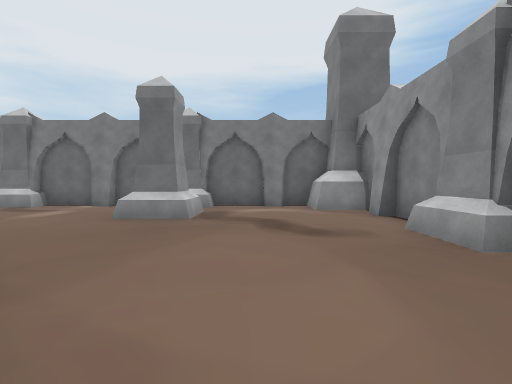
[1] (above)

23 first-person views from a walk through a Unity game level. The camera is 1.4 m above the floor, tilts 2° down and sees 85° across. The floor is counted in squares, 2 m on a side. Each view is taken from the middle of a square. On the plan, view 1 faces up. The plan holds only what a view shows up to about 9 squares ahead; the rest is blank. The place goes on beyond the plan. The player is left out. Some surface patterns are stand-ins.

[2]
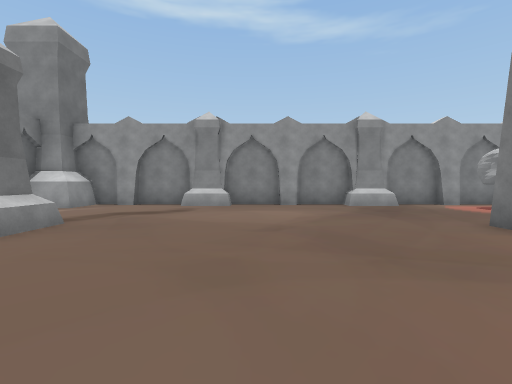

[3]
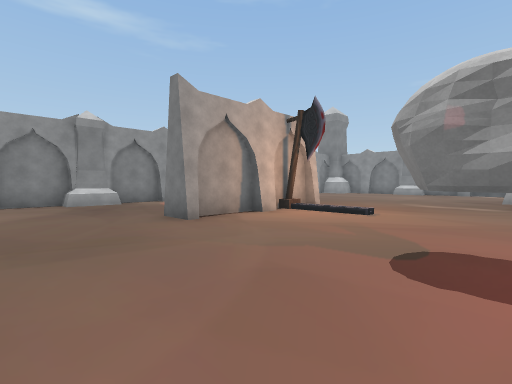

[4]
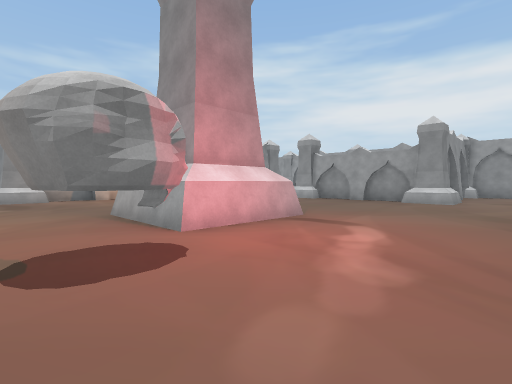

[5]
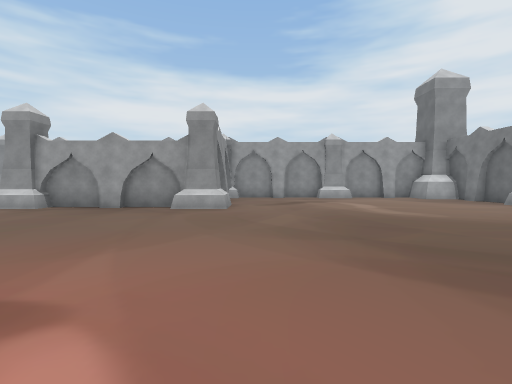

[6]
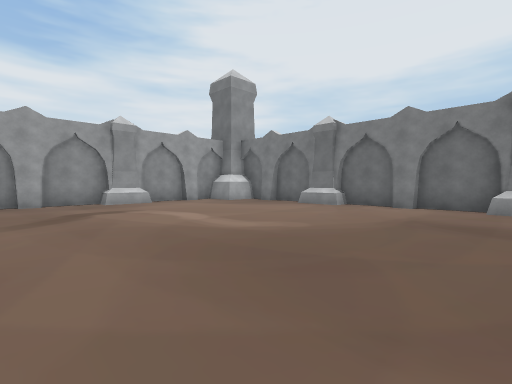

[7]
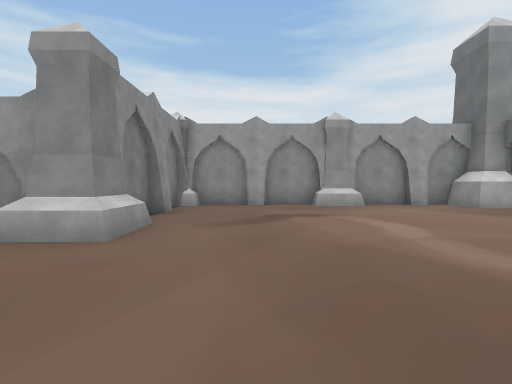

[8]
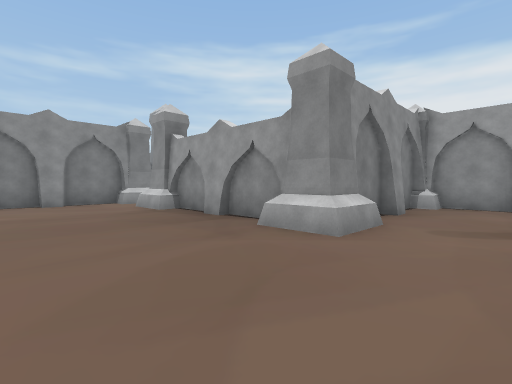

[9]
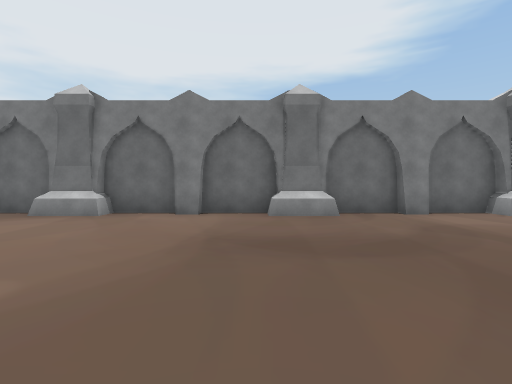

[10]
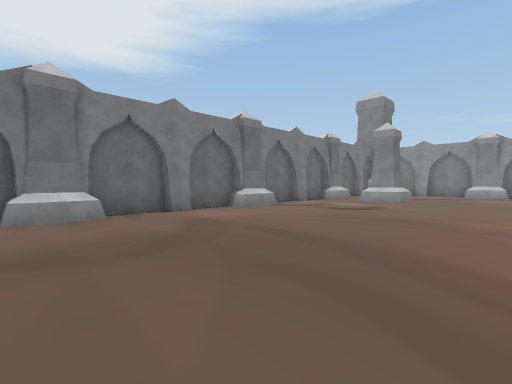

[11]
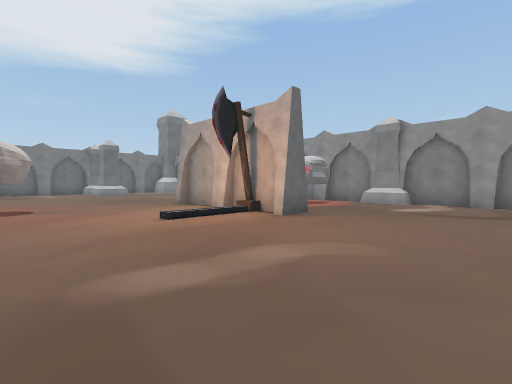

[12]
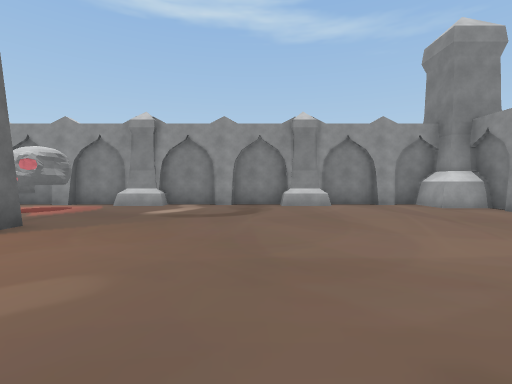

[13]
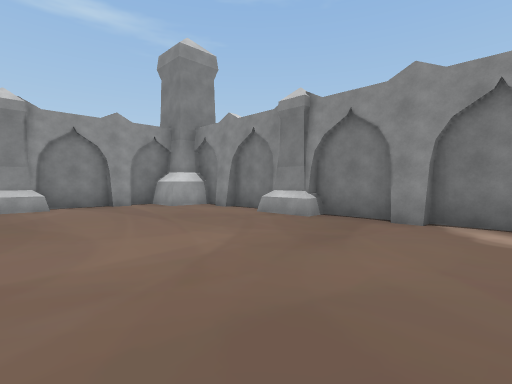

[14]
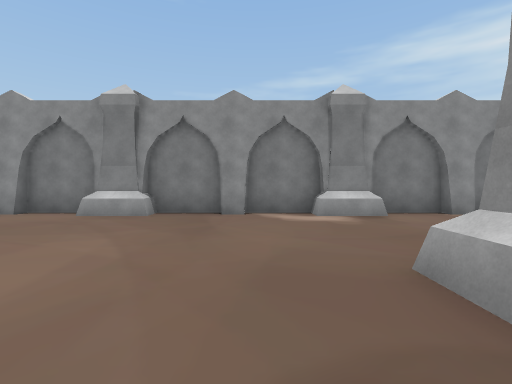

[15]
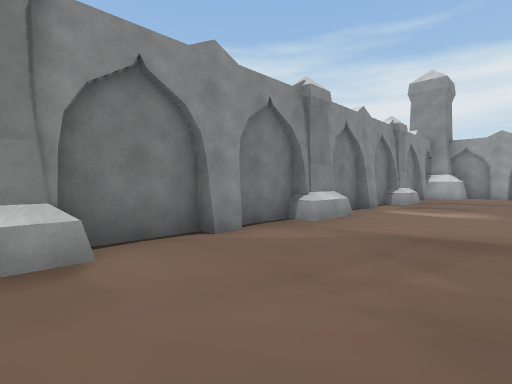

[16]
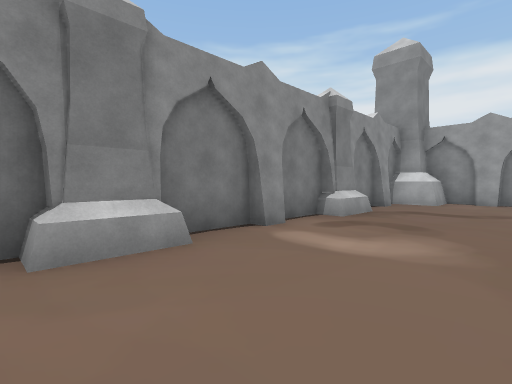

[17]
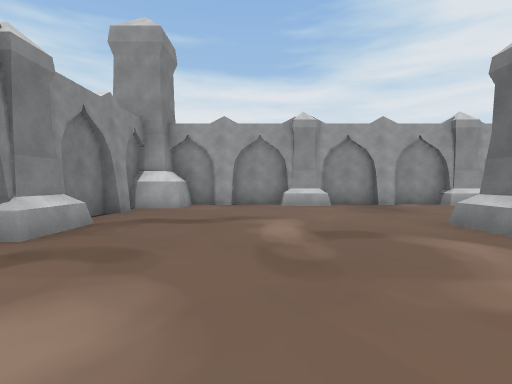

[18]
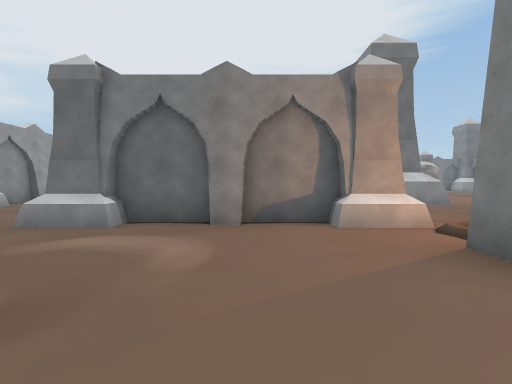

[19]
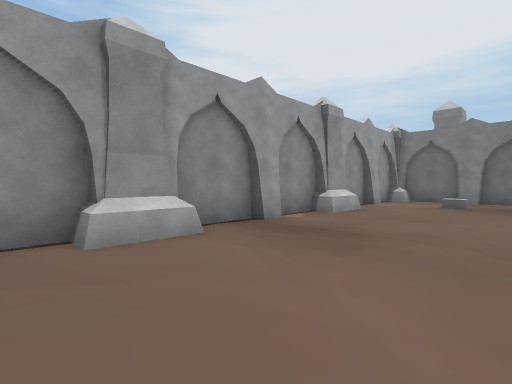

[20]
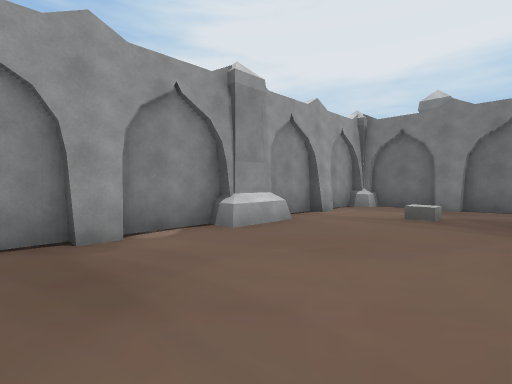

[21]
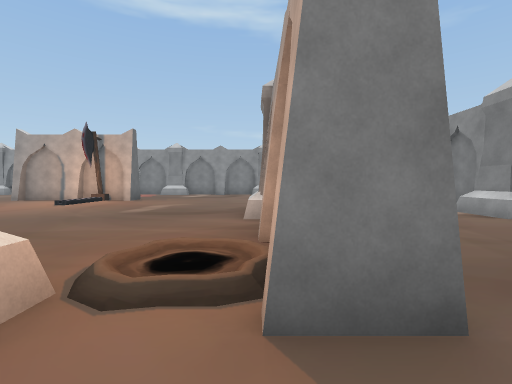

[22]
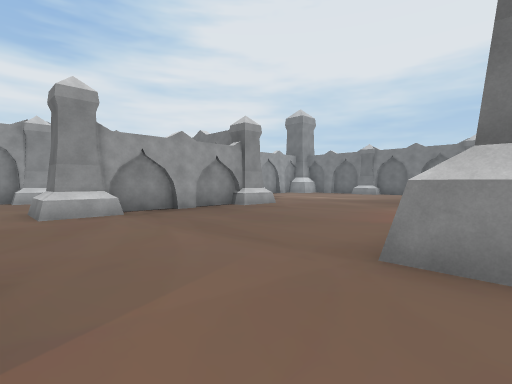

[23]
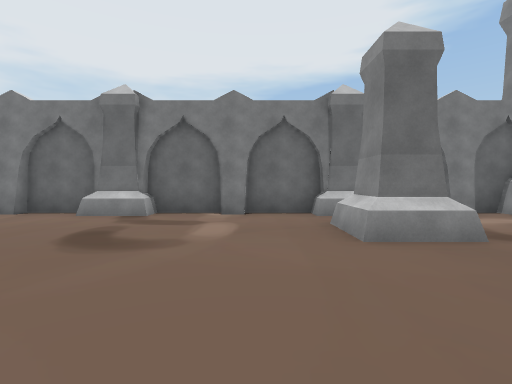

### Floor plan
Key: @ floor where view 1 was taken; # wall or solid block; . floor; / step, stairs or slope; P pillar; O other object.
Columns run from 23 left of view 1 to 4 right of it. Each row starts with its distance up from view 1.
  9     #PPP##PPP##PPP##PPP###
  8   # ..P....P....P....P...#
  7  ##......................##
  6  #...................P....#
  5  #........................#
  4 PP........................PP
  3 PP........................PP
  2  #........................#
  1  #........................#
  0  #.....................@..#
 -1  P....P...................PP
 -2  PP##PP.........O....#....PP
 -3  #....#.....####.....# ...#
 -4  #....#.....####.....#  O.#
 -5  #....#.....####...//O .O.#
 -6 PP....P..............#....PP
 -7 PP....P...................PP
 -8  #........................#
 -9  #....P####P..............#
-10  #..........//............#
-11 PP..........//..P.........PP
-12 PP..........###PP.........PP
-13  #........................#
-14  #........................#
-15  ##......................##
-16   ##..P....P....P....P...#
-17    ##PPP##PPP##PPP##PPP###

Positions as (right, up) in squares from view 1, and headings:
1: (0, 0), facing up
2: (-6, 2), facing right
3: (-7, 1), facing down-right
4: (-6, 1), facing down-left
5: (-9, 0), facing left
6: (-12, 0), facing up-left
7: (-13, 1), facing left
8: (-13, 1), facing down-left
9: (-13, 2), facing up
10: (-13, 2), facing up-right
11: (-7, -10), facing up-right
12: (-6, -10), facing right
13: (-6, -11), facing down-right
14: (-5, -10), facing down
15: (-7, -13), facing down-left
16: (-11, -13), facing down-left
17: (-13, -13), facing left
18: (-14, -14), facing up
19: (-18, -13), facing up-left
20: (-18, -10), facing up-left
21: (-13, -11), facing right
22: (-10, -8), facing up-left
23: (-4, 2), facing up
